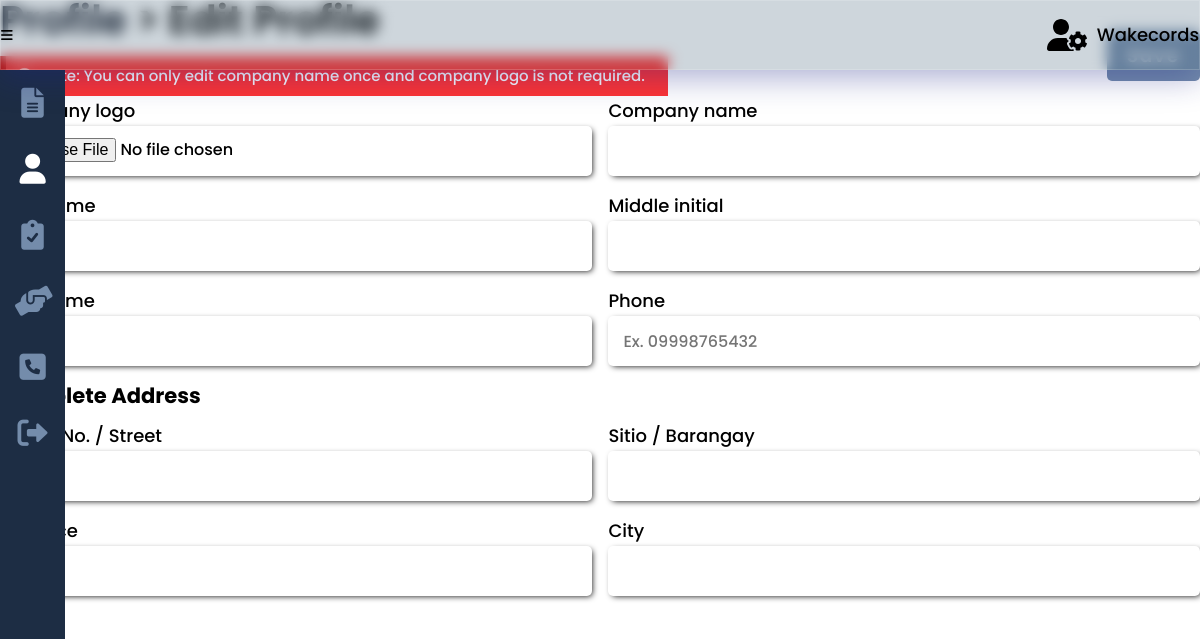
Before: /edit_profile.php (signed in) with the older database file.
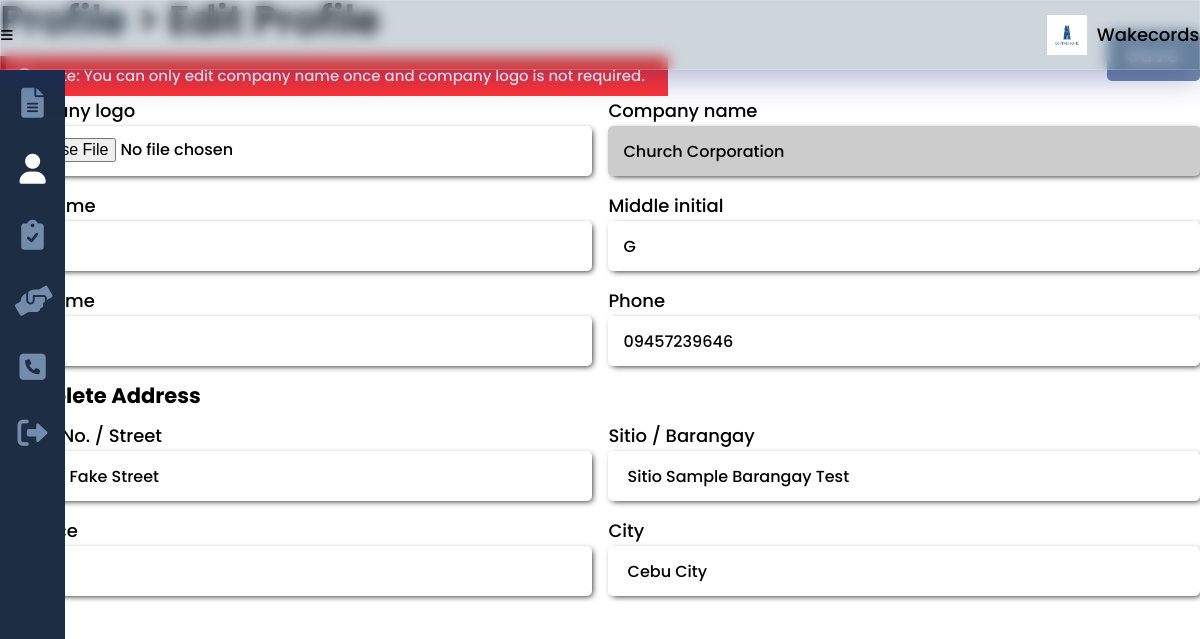
After: the same page with the newer database file.
### tables this page shows
CREATE TABLE `provider` (
  `provider_id` int(8) NOT NULL,
  `provider_logo` varchar(100) NOT NULL,
  `provider_company` varchar(25) NOT NULL,
  `provider_desc` varchar(200) NOT NULL,
  `provider_fname` varchar(25) NOT NULL,
  `provider_mi` char(1) NOT NULL,
  `provider_lname` varchar(25) NOT NULL,
  `provider_type` varchar(15) NOT NULL,
  `provider_phone` varchar(11) NOT NULL,
  `provider_address` varchar(300) NOT NULL,
  `provider_email` varchar(50) NOT NULL,
  `provider_pass` varchar(100) NOT NULL
);

### others/db.php (called while the page is built, shortened)
<?php
	class DB
	{
		static $hostname = "localhost";
		static $dbname = "wakecords";
		static $username  = "root";
		static $password = "";
		public static function query($sql, $params=array(), $transactType)
		{
			$rows = array();
			try
			{
				$db = new PDO("mysql:host=". self::$hostname ."; dbname=". self::$dbname,  self::$username,  self::$password);
				$db->setAttribute(PDO::ATTR_ERRMODE, PDO::ERRMODE_EXCEPTION);
				$cmd = $db->prepare($sql);
				$cmd->execute($params);
				if($transactType == "READ")
					$rows = $cmd->fetchAll();
				else
					$rows = $db->lastInsertId();
			}
			catch(PDOException $e)
			{
				echo $e->getMessage();
			}
			return $rows;
		}
	}

### edit_profile.php (the view, shortened to what this page needs)
<?php
	include("others/functions.php");
	include("others/head.php");
	$user = current_user();
?>
<body>
	<div class="container">
		<?php include("others/header.php"); ?>
		<div class="banner">
			<?php
			$this_page = "profile";
			include("others/sidebar.php"); ?>
			<section class="banner-con">
				<div class="wrapper">
					<div class="banner-div">
						<h2><a href="profile.php">Profile</a> <span>> Edit Profile</span></h2>
						<?php
						if(user_type() == "provider"){
							messaging("error", "Note: You can only edit company name once and company logo is not required.");
						}
						?>
						<form class="profile <?php echo (user_type() == "admin") ? "column":""; ?>" method="post" enctype="multipart/form-data">
							<?php
							if(user_type() == "admin"){
							?>
								<div>
									<label for="label-name">First name</label>
									<input type="text" name="txtfn" id="label-name" value="<?php echo $user['admin_fname']; ?>" required>
								</div>
								<div>
									<label for="label-name">Middle initial</label>
									<input type="text" name="txtmi" id="label-name" value="<?php echo $user['admin_mi']; ?>" maxlength="1" required>
								</div>
								<div>
									<label for="label-name">Last name</label>
									<input type="text" name="txtln" id="label-name" value="<?php echo $user['admin_lname']; ?>" required>
								</div>
							<?php
							}
							else {
								if(user_type() == "provider"){
									$name = (empty($user['provider_company'])) ? 'required':'readonly';
									echo "
									<div>
										<label>Company logo</label>
										<input class='' type='file' name='file_logo'>
									</div>
									<div>
										<label>Company name</label>
										<input class='".$name."' type='text' name='txtcn' value='".$user['provider_company']."' ".$name.">
									</div>
									";
								}
							?>
								<div>
									<label for="label-name">First name</label>
									<input type="text" name="txtfn" id="label-name" value="<?php echo (user_type() == 'seeker')?$user['seeker_fname']:$user['provider_fname']; ?>" required>
								</div>
								<div>
									<label for="label-name">Middle initial</label>
									<input type="text" name="txtmi" id="label-name" value="<?php echo (user_type() == 'seeker')?$user['seeker_mi']:$user['provider_mi']; ?>" maxlength="1" required>
								</div>
								<div>
									<label for="label-name">Last name</label>
									<input type="text" name="txtln" id="label-name" value="<?php echo (user_type() == 'seeker')?$user['seeker_lname']:$user['provider_lname']; ?>" required>
								</div>
								<div>
									<label for="label-name">Phone</label>
									<input type="text" name="txtphone" id="label-name" value="<?php echo (user_type() == 'seeker')?$user['seeker_phone']:$user['provider_phone']; ?>" maxlength="11" placeholder="Ex. 09998765432" required>
								</div>
								<h3 style='width:100%;'>Complete Address</h3>
								<?php
								if(user_type() == 'seeker') $address = $user['seeker_address'];
								else $address = $user['provider_address'];
								$empty_address = false;
								if(empty($address)) $empty_address = true;
								$address = explode(",", $address);
								?>
								<div>
									<label>House No. / Street</label>
									<input type="text" name="txtstreet" value="<?php echo ($empty_address) ? "":$address[0]; ?>" required>
								</div>
								<div>
									<label>Sitio / Barangay</label>
									<input type="text" name="txtbrgy" value="<?php echo ($empty_address) ? "":$address[1]; ?>" required>
								</div>
								<div>
									<label>Province</label>
									<input type="text" name="txtprovince" value="<?php echo ($empty_address) ? "":$address[3]; ?>" required>
								</div>
								<div>
									<label>City</label>
									<input type="text" name="txtcity" value="<?php echo ($empty_address) ? "":$address[2]; ?>" required>
								</div>
							<?php
							}
							?>
							<button class="btn btn-link-absolute higher-top" type="submit" name="btnsave">Save</button>
						</form>
					</div>
				</div>
			</section>
		</div>
	</div>
</body>
</html>

### others/head.php (shortened to what this page needs)
<!DOCTYPE html>
<html lang="en">
<head>
	<link href="https://cdnjs.cloudflare.com/ajax/libs/font-awesome/6.0.0/css/all.min.css" rel="stylesheet">
	<link rel="stylesheet" href="https://unpkg.com/open-props"/>
	<link rel="stylesheet" href="css/style.css">
</head>

### others/header.php (shortened to what this page needs)
<div class="header">
	<button class="header-btn" data-menu-icon>
		<i class="fa-solid fa-bars"></i>
	</button>
	<picture>
		<?php
			if(isset($_SESSION['provider'])){
				$provider = provider();
				if(empty($provider['provider_logo'])){
		?>
				<svg xmlns="http://www.w3.org/2000/svg" viewBox="0 0 640 512"><path d="M425.1 482.6c-2.303-1.25-4.572-2.559-6.809-3.93l-7.818 4.493c-6.002 3.504-12.83 5.352-19.75 5.352c-10.71 0-21.13-4.492-28.97-12.75c-18.41-20.09-32.29-44.15-40.22-69.9c-5.352-18.06 2.343-36.87 17.83-45.24l8.018-4.669c-.0664-2.621-.0664-5.242 0-7.859l-7.655-4.461c-12.3-6.953-19.4-19.66-19.64-33.38C305.6 306.3 290.4 304 274.7 304H173.3C77.61 304 0 381.7 0 477.4C0 496.5 15.52 512 34.66 512H413.3c5.727 0 10.9-1.727 15.66-4.188c-2.271-4.984-3.86-10.3-3.86-16.06V482.6zM224 256c70.7 0 128-57.31 128-128S294.7 0 224 0C153.3 0 96 57.31 96 128S153.3 256 224 256zM610.5 373.3c2.625-14 2.625-28.5 0-42.5l25.75-15c3-1.625 4.375-5.125 3.375-8.5c-6.75-21.5-18.25-41.13-33.25-57.38c-2.25-2.5-6-3.125-9-1.375l-25.75 14.88c-10.88-9.25-23.38-16.5-36.88-21.25V212.3c0-3.375-2.5-6.375-5.75-7c-22.25-5-45-4.875-66.25 0c-3.25 .625-5.625 3.625-5.625 7v29.88c-13.5 4.75-26 12-36.88 21.25L394.4 248.5c-2.875-1.75-6.625-1.125-9 1.375c-15 16.25-26.5 35.88-33.13 57.38c-1 3.375 .3751 6.875 3.25 8.5l25.75 15c-2.5 14-2.5 28.5 0 42.5l-25.75 15c-3 1.625-4.25 5.125-3.25 8.5c6.625 21.5 18.13 41 33.13 57.38c2.375 2.5 6 3.125 9 1.375l25.88-14.88c10.88 9.25 23.38 16.5 36.88 21.25v29.88c0 3.375 2.375 6.375 5.625 7c22.38 5 45 4.875 66.25 0c3.25-.625 5.75-3.625 5.75-7v-29.88c13.5-4.75 26-12 36.88-21.25l25.75 14.88c2.875 1.75 6.75 1.125 9-1.375c15-16.25 26.5-35.88 33.25-57.38c1-3.375-.3751-6.875-3.375-8.5L610.5 373.3zM496 400.5c-26.75 0-48.5-21.75-48.5-48.5s21.75-48.5 48.5-48.5c26.75 0 48.5 21.75 48.5 48.5S522.8 400.5 496 400.5z"/></svg>
		<?php
				}
				else echo "<img class='header-logo' src='images/providers/".$provider['provider_type']."/".$_SESSION['provider']."/".$provider['provider_logo']."' >";
			}
			else echo "<img class='header-logo' src='images/main-logo.png'>";
		?>
		<div>Wakecords</div>
	</picture>
</div>

### others/sidebar.php (shortened to what this page needs)
<ul class="sidebar " data-sidebar>
  <?php
    if(user_type() != "admin"){
  ?>
  <li class="sidebar-list">
    <a class="sidebar-link <?php echo ($this_page == 'guide')?'active':''; ?>" href="user_guide.php" title="User Guide">
    <i class="fa-solid fa-file-lines"></i>
    </a>
  </li>
  <?php
    }
  ?>
  <li class="sidebar-list">
    <a class="sidebar-link <?php echo ($this_page == 'profile')?'active':''; ?>" href="profile.php" title="Profile">
      <i class="fa-solid fa-user"></i>
    </a>
  </li>
  <li class="sidebar-list">
    <?php
      if(user_type() == "seeker"){
    ?>
      <a class="sidebar-link <?php echo ($this_page == 'services')?'active':''; ?>" href="get_started.php" title="Services">
        <i class="fa-solid fa-clipboard-check"></i>
        <div>Get Started</div>
      </a>
    <?php
      } elseif(user_type() == "provider"){
        $subs = read("subscription", ["provider_id"], [$_SESSION['provider']]);
        $is_expired = subscription_expired($subs);
    ?>
      <a class="sidebar-link <?php echo ($this_page == 'services')?'active':''; ?>"
      <?php echo (is_subscribed()) ? ($is_expired) ? "style='cursor:no-drop;'":"href='services.php'":"style='cursor:no-drop;'";
      ?>
      title="Services">
        <i class="fa-solid fa-clipboard-check"></i>
      </a>
    <?php
      }
    ?>
  </li>
  <li class="sidebar-list">
    <?php
    if(user_type() == 'admin'){
      $link = "<a class='sidebar-link ";
      $link .= ($this_page == 'transact')?'active':'';
      $link .= "' href='purchase.php' title='Transactions'>";
    }
    else if(user_type() == 'provider') {
      $link = "<a class='sidebar-link ";
      $link .= ($this_page == 'transact')?'active':'';
      $link .= "' href='purchase.php' title='Transactions'>";
    }
    else {
      $link = "<a class='sidebar-link ";
      $link .= ($this_page == 'transact')?'active':'';
      $link .= "' href='cart.php' title='Transactions'>";
    }
    echo $link;
    ?>
      <i class="fas fa-hands-helping"></i>
    </a>
  </li>
  <?php
    if(user_type() != "admin"){
  ?>
  <li class="sidebar-list">
    <a class="sidebar-link <?php echo ($this_page == 'contact')?'active':''; ?>" href="contact.php" title="Contact Us">
      <i class="fas fa-phone-square"></i>
    </a>
  </li>
  <?php
    }
  ?>
  <li class="sidebar-list">
    <a class="sidebar-link" href="logout.php" title="Logout" onclick='return confirm("Are you sure you want to logout?");'>
      <i class="fa-solid fa-right-from-bracket"></i>
    </a>
  </li>
</ul>

### others/functions.php (shortened to what this page needs)
<?php
	require_once("others/db.php");
	function current_user(){
		if(isset($_SESSION['seeker'])){
			$user = read("seeker", ["seeker_id"], [$_SESSION['seeker']]);
		}
		else if(isset($_SESSION['provider'])){
			$user = read("provider", ["provider_id"], [$_SESSION['provider']]);
		}
		else {
			$user = read("admin", ["admin_id"], [$_SESSION['admin']]);
		}
		return $user[0];
	}
	function is_subscribed(){
		$provider = read("subscription", ["provider_id"], [$_SESSION['provider']]);
		if(count($provider) > 0){
			$provider = $provider[0];
			if(date("Y-m-d") <= $provider['subs_description'])
				return true;
		}
		return false;
	}
	function messaging($type, $msg){
		switch($type){
			case "error":
				echo "<div class='note red'><i class='fa-solid fa-circle-xmark'></i> ".$msg."</div>";
			break;
		}
	}
	function provider($id=0){
		if($id == 0)
			$type = read("provider", ["provider_id"], [$_SESSION['provider']]);
		else
			$type = read("provider", ["provider_id"], [$id]);
		return $type[0];
	}
	function read($table, $attr=[], $data=[]){
		if(count($attr) == 1){
			return DB::query("SELECT * FROM ".$table." WHERE ".$attr[0]."=?", array($data[0]), "READ");
		}
	}
	function subscription_expired($subs_list){
		$expired = false;
		foreach($subs_list as $result){
			if(date("Y-m-d") >= date("Y-m-d", strtotime($result['subs_duedate'])))
				$expired = true;
			else
				$expired = false;
		}
		return $expired;
	}
	function user_type(){
		if(isset($_SESSION['seeker'])){
			return "seeker";
		}
		else if(isset($_SESSION['provider'])){
			return "provider";
		}
		return "admin";
	}

### css/style.css (style rules this page uses)
:root { --dark-blue:#0d1321; --light-blue:#1d2d44; --pale-blue:#3e5c76; --light-gray:#748cab; --gray: #ccc; --peach:#f0ebd8; --header-height:70px; --red: hsl(0,100%,40%); --green: hsl(133, 75%, 30%); --blue: hsl(180, 75%, 40%); --em-1: 1em; --rem-1: 1rem; --box-shadow: 2px 2px 6px -2px #000; }
* { padding:0;margin:0;box-sizing:border-box;resize:none;outline:none;border:none;text-decoration:none;list-style:none; }
body { font:500 18px/30px Poppins,sans-serif; }
.wrapper { width:100%;margin:0 auto 0 0;padding:0 var(--size-3) var(--size-8) var(--size-11); }
section, main { padding:100px 0;background:#fff; }
h1,h2 { line-height:100%;margin-bottom:40px;position:relative; }
h2 { margin-bottom:var(--rem-1); }
h3 { margin-bottom:10px;position:relative; }
h2 { font-size:40px;font-weight:600; }
h2 a { display:inline-block;position:relative;color:var(--dark-blue); }
h2 a:after { content:"";position:absolute;width:100%;transform:scaleX(0);height:2px;bottom:0;left:0;background-color:var(--light-blue);transform-origin:bottom right;transition:transform 0.25s ease-out; }
input, input:not([type="checkbox"]):not([type="radio"]), textarea, select { display:block;width:100%;height:50px;border-radius:5px;padding-inline:15px;font:500 16px/30px Poppins,sans-serif;resize:none;margin-bottom:15px;box-shadow:var(--box-shadow); }
input[type="file"] { padding-top:9px; }
input:disabled, input.readonly { background-color:var(--gray); }
.btn { display:inline-block;width:fit-content;background:var(--light-gray);color:#fff;text-align:center;text-decoration:none;letter-spacing:2px;margin-right:25px;font:600 18px/20px Poppins,sans-serif;padding:15px 20px;border-radius:5px; }
.higher-top { top:-65px !important; }
.note, .gray-note { padding:5px 23px 5px 12px;color:#fff;position:relative;overflow:hidden;width:fit-content;margin-bottom:var(--size-2);font-size:15px; }
.note:before, .gray-note:before { content:"";position:absolute;background:hsl(0,100%,40%);width:6px;height:100%;top:0;left:0; }
.note.red { background:hsl(0,100%,60%); }
.header { display:flex;justify-content:space-between;box-shadow:var(--shadow-4);padding:var(--size-3);position:fixed;width:100%;height:var(--header-height);align-items:center;z-index:100;background: rgba( 62, 92, 118, 0.25 );box-shadow: 0 8px 32px 0 rgba( 31, 38, 135, 0.37 );-webkit-backdrop-filter: blur( 7px );backdrop-filter: blur( 7px );border: 1px solid rgba( 255, 255, 255, 0.18 ); }
img.header-logo { width:40px;height:40px; }
button.header-btn { background:none; }
button.header-btn i { font-size:var(--size-7); }
.header picture { display:flex;justify-content:space-between;align-items:center;column-gap:10px; }
.sidebar { min-width:65px;overflow:hidden;margin-top:var(--header-height);transition: min-width 100ms ease-out;position:fixed;background:var(--light-blue);height:100%;display:flex;flex-flow:column;z-index:99; }
.sidebar-link { display:flex;align-items:center;justify-content:center;margin:1em 0;color:var(--light-gray); }
.sidebar-link.active { color:#fff; }
.sidebar-link i { width:35px;font-size:30px;text-align:center; }
.banner-con { width:100%;padding:0; }
.banner-div { height:100%;padding-top:var(--size-11);position:relative;margin-bottom:var(--em-1); }
.banner-div h2 span { font-size:var(--size-5); }
.banner-div form.profile, .checkbox { display:flex;justify-content:space-between;flex-wrap:wrap;position:relative;padding-bottom:var(--size-3); }
.banner-div form.profile > div { width:49.3%;margin-bottom:15px; }
.banner-div form.profile > div input, .banner-div form.profile > div textarea, .banner-div form.profile > div select { margin-bottom:0; }
.btn.btn-link-absolute { position:absolute;top:var(--size-11);right:0;margin-inline:0; }
.header picture svg { width:40px;height:40px; }

Changed rows visible on the page:
changed provider "Nicyl": provider_type+provider_logo: picture added; txtcn (not shown) → "Church Corporation"; txtmi (not shown) → "G"; txtphone (not shown) → "09457239646"; txtstreet (not shown) → "3294A Fake Street"; txtbrgy (not shown) → "Sitio Sample Barangay Test"; txtprovince (not shown) → "Cebu"; txtcity (not shown) → "Cebu City"
